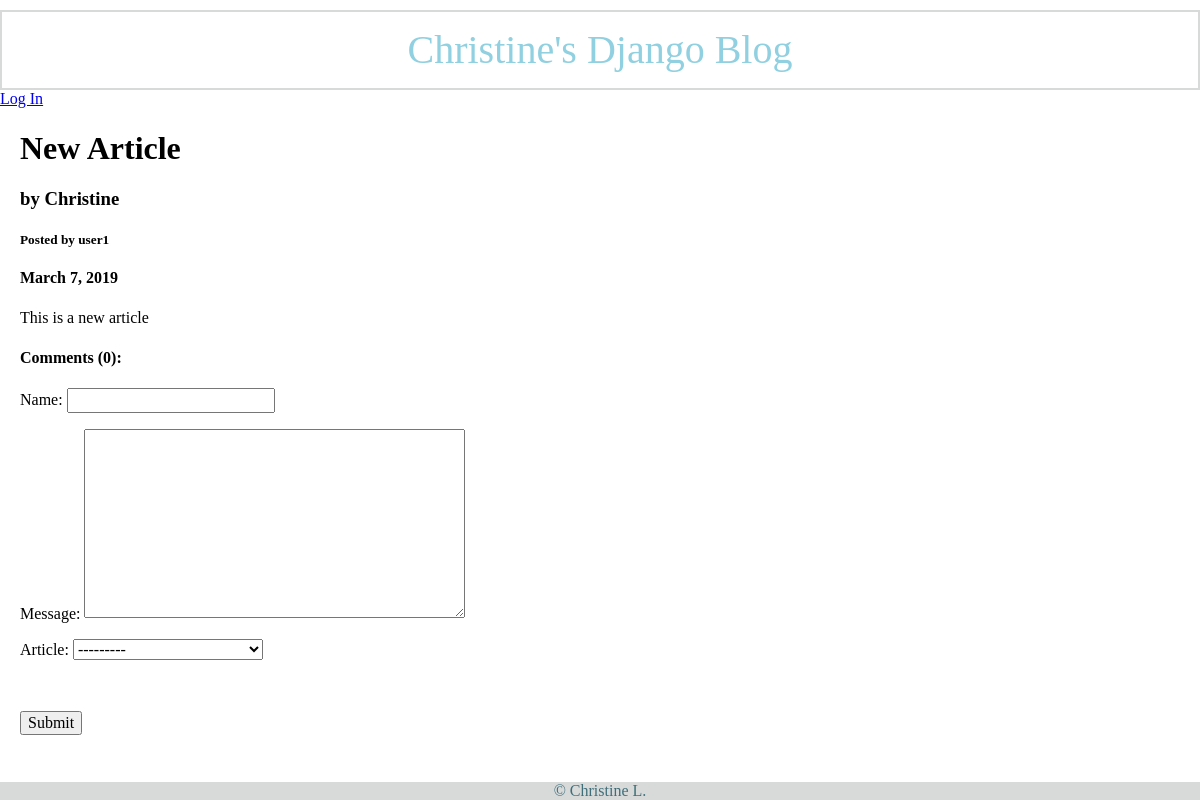
The app's page /articles/3, older data.
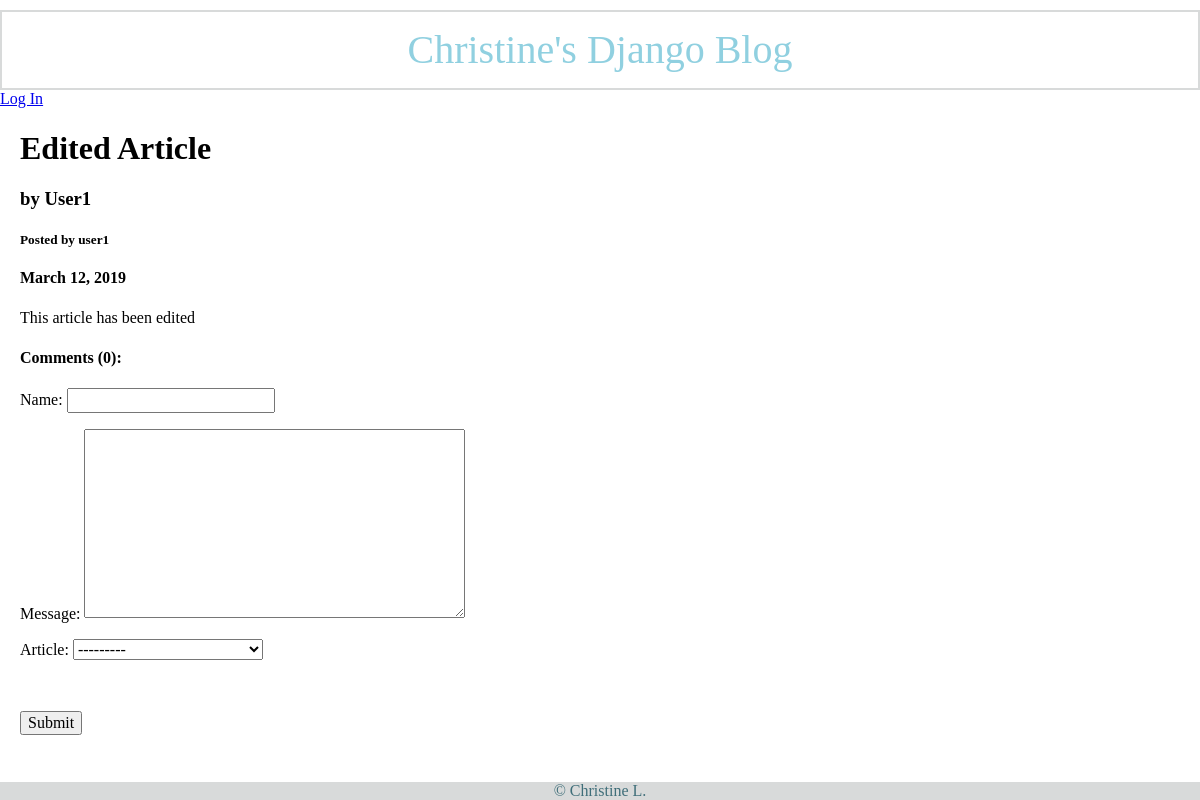
The same page, newer data.
### blog/models.py (models this page shows)
class Article(models.Model):
    title = models.CharField(max_length = 255)
    body = models.TextField(validators=[MinLengthValidator(2)])
    draft = models.BooleanField()
    published_date = models.DateField(help_text = "mm/dd/yyyy") #validators=[draft_date])
    author = models.CharField(max_length = 255)
    user = models.ForeignKey(User, default = 1, on_delete = models.CASCADE, related_name = 'articles')
    def __str__(self):
        return self.title + " by " + self.author

### blog/views.py (the view)
# urls.py: path('articles/<int:id>', article_details, name = 'article_details'),
def article_details(request, id):
    article = Article.objects.get(pk=id)
    context = {'article': article, 'form': CommentForm()}
    response = render(request, 'article.html', context)
    return HttpResponse(response)

### blog/models.py
class CommentForm(forms.ModelForm):
    class Meta:
        model = Comment
        fields = ['name', 'message', 'article']

### blog/templates/article.html (shortened to what this page needs)
<!DOCTYPE html>
{% extends 'base.html' %}
{% block content %}
<html lang="en" dir="ltr">
  <head>
    <link rel="stylesheet" href="https://cdnjs.cloudflare.com/ajax/libs/normalize/8.0.1/normalize.css">
  </head>
  <body>
    <div class="article-body">
    <h1> {{ article.title }} </h1>
    <h3> by {{ article.author}} </h3>
    <h5>Posted by {{ article.user.username }}</h5>
    <h4> {{ article.published_date }}</h4>
    <p> {{ article.body }} </p>
    <h4>Comments ({{ article.comments.count }}):</h4>
    <form action="{% url 'create_comment' %}" method="post">
      {{ form.as_p }}
      <input class="submit-form" type="submit" name="comment-submit">
    </form>
    </div>
  </body>
{% endblock %}

### blog/templates/base.html (shortened to what this page needs)
<!DOCTYPE html>
{% load staticfiles %}
<html lang="en" dir="ltr">
  <head>
    <link rel="stylesheet" href="{% static 'css/blog_main.css' %}">
    <link rel="stylesheet" href="https://cdnjs.cloudflare.com/ajax/libs/normalize/8.0.1/normalize.css">
  </head>
  <body>
    <header class="main-header">Christine's Django Blog</header>
    {% if request.user.is_authenticated %}
      <a href="{% url 'logout' %}">Log Out</a>
      <p>Logged in as {{ user.username }}</p>
      <a href="{% url 'new_article' %}">Create Post</a>
    {% else %}
      <a href="{% url 'login' %}">Log In</a>
    {% endif %}
    {% block content %}
    {% endblock %}
  </body>
  <footer class="main-footer">&copy Christine L.</footer>
</html>

### blog/static/css/blog_main.css (style rules this page uses)
body { background: white; }
.main-header { font-size: 40px; color: #90d0e0; border: solid #d8dada 2px; padding: 15px; text-align: center; margin-top: 10px; }
.main-footer { background: #d8dada; color: #3f6e79; text-align: center; position: absolute; bottom: 0; width: 100%; }
.article-body { margin-left: 20px; }
.submit-form { margin-top: 35px; }

Row changes from the older to the newer data that the page shows:
changed Article "user1": title "New Article" → "Edited Article"; author "Christine" → "User1"; published_date "March 7, 2019" → "March 12, 2019"; body "This is a new article" → "This article has been edited"
